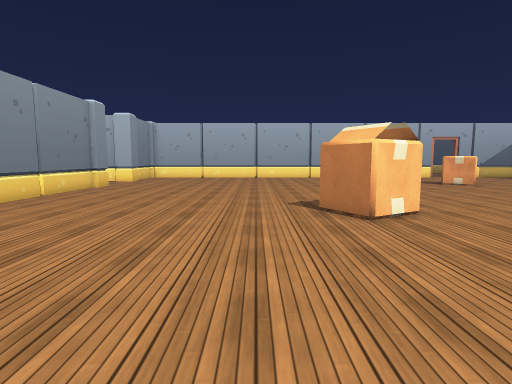
[1] (above)

19 first-person views from a walk through a 3-D level made in the Unity game engine. The camera is 1.3 m above the floor, tilts 6° down and sees 80° across. The floor is counted in squares, 1 m on a side. Each view is taken from the middle of a square. On the plan, view 1 faces up. The plan holds only what a view shows up to about 14 squares ahead; the rest is blank. The place goes on beyond the plan. The player is left out. Some animated figures are not drawn. Some surface patterns are stand-ins.

[2]
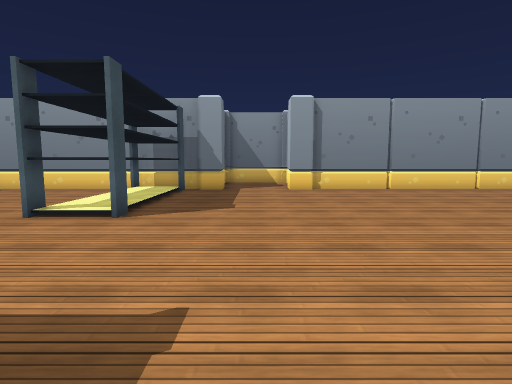

[3]
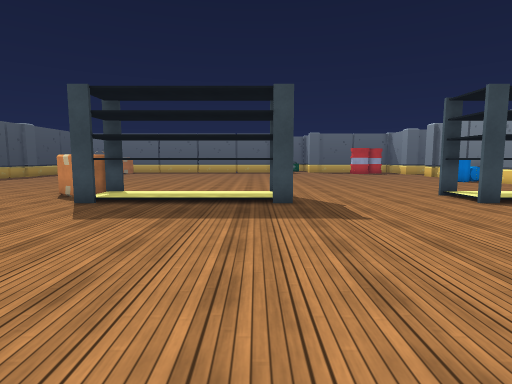

[4]
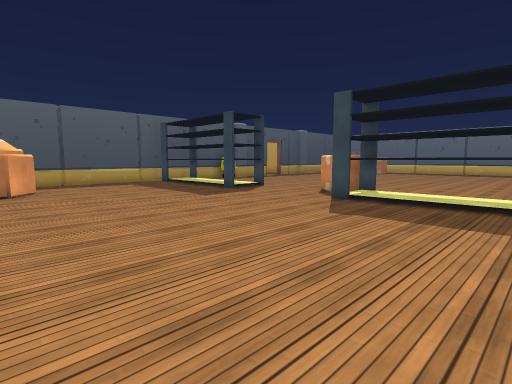

[5]
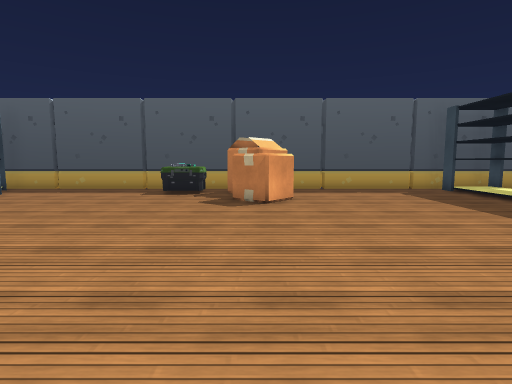

[6]
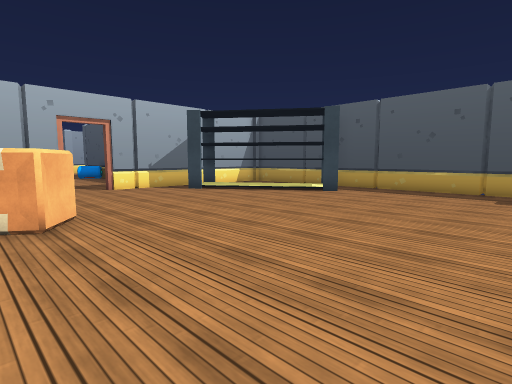

[7]
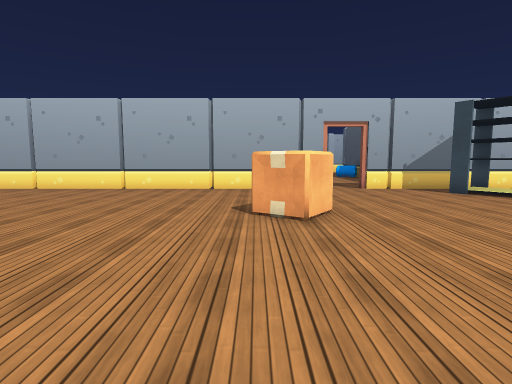

[8]
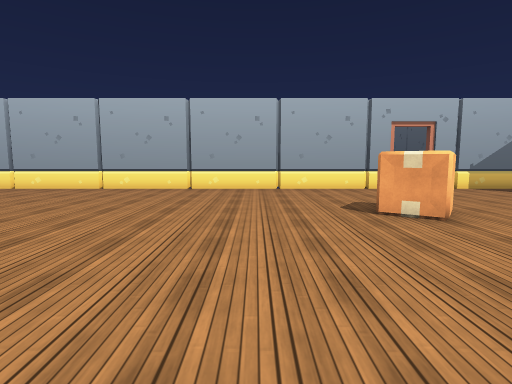

[9]
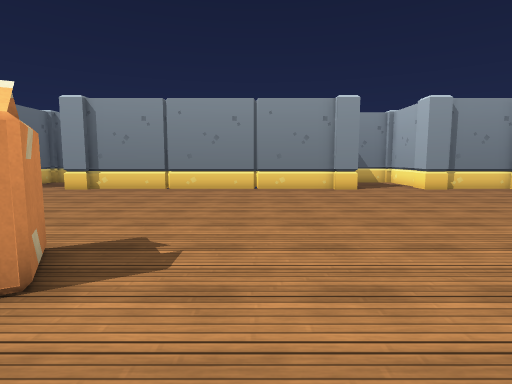

[10]
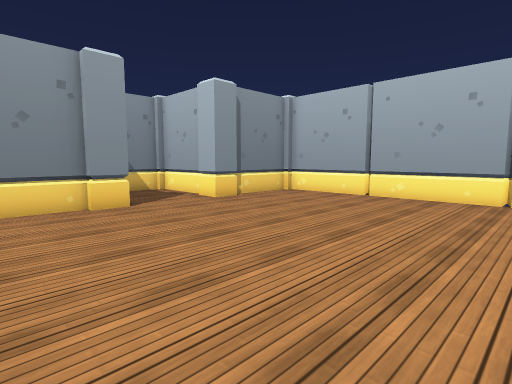

[11]
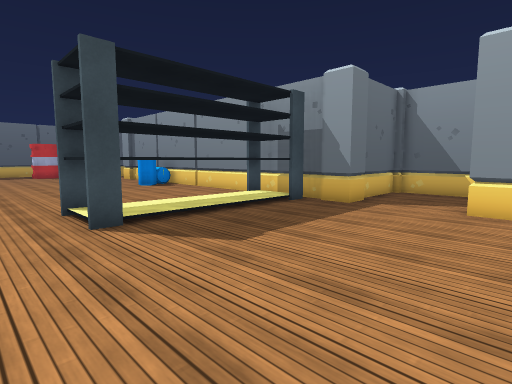

[12]
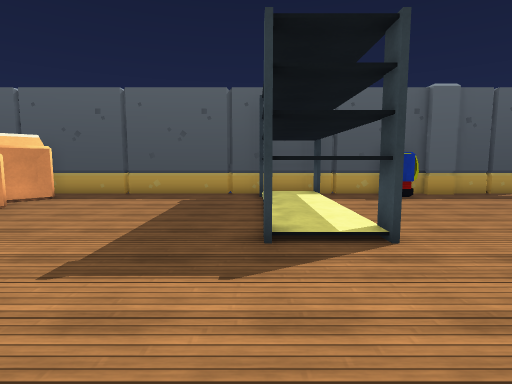

[13]
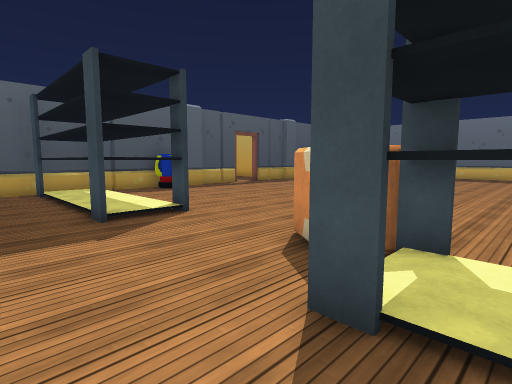

[14]
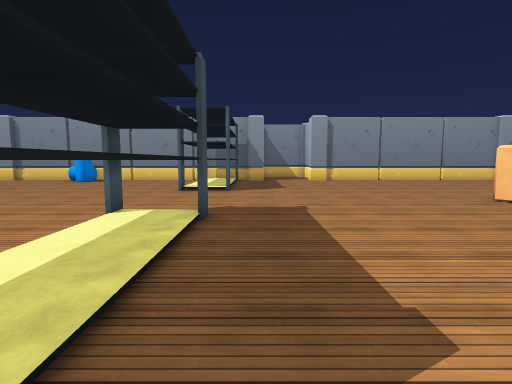

[15]
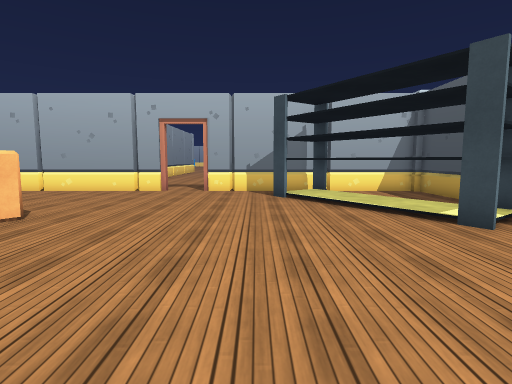

[16]
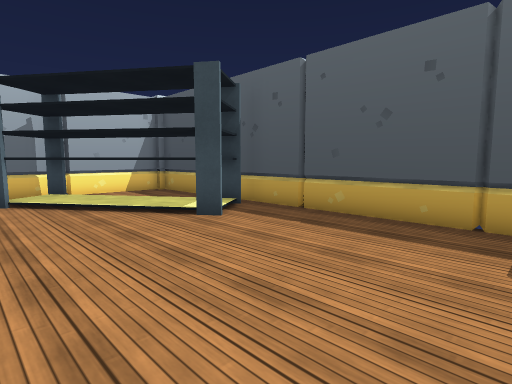

[17]
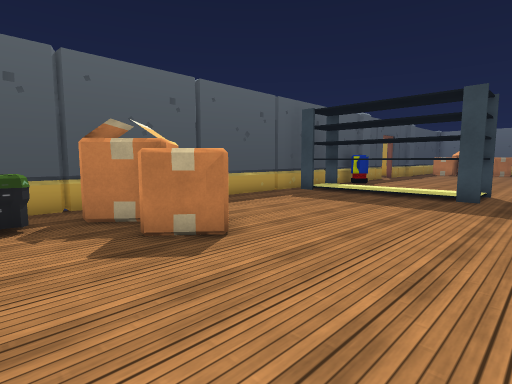

[18]
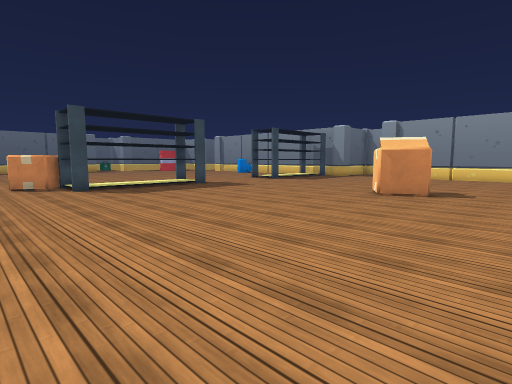

[19]
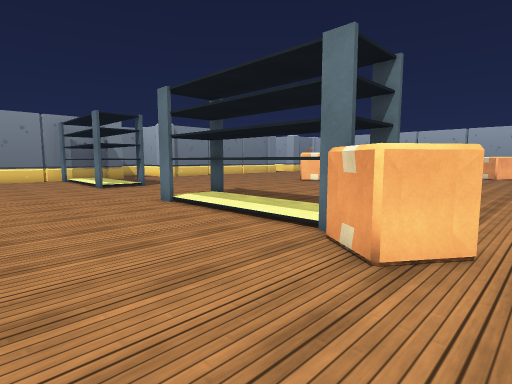

### Floor plan
Key: @ floor where view 1 was taken; # wall or solid block; . floor; O other object.
Columns run from 12 left of view 1 to 24 right of it. Each row starts with its distance up from view 1.
 23     ######################.##########
 22     #..........................OO...#
 21     #.........................OOO...#
 20    ##..........................OOO..#
 19 ####O..........................OOOO.#
 18 #...............................OOO.#
 17 #......................O.........OOO#
 16    ...................OOO........OO.#
 15     O...............................#
 14     #...............................#
 13     #...............................#
 12     #...............................#
 11     #...............................#
 10     #...............................#
  9     #..........O..................O.#
  8     #.........OO..................O.#
  7     #.........OOO...............O.O.#
  6     #..........................OOOOO#
  5     #...........................O.O.#
  4     #...............................#
  3     O...............................#
  2 #...................................#
  1 #...................................#
  0 #...........@.......................#
 -1 ####O...............................#
 -2    ###OOOOO#.....#OOOOOO.....#OOOOO##
 -3     #OOOOOOO.....OOOOOOO.....OOOOOOO#
 -4     #OOOOOOO.....#OOOOOOOO...OOOOOOO#
 -5     #...................OO..........#
 -6     #...............................#
 -7     #..............................O#
 -8     #.... ................  .......O#
 -9     #.... ......    ..... .  .......O

Where each view was taken, in squares from view 1:
view 1: 0 up, 0 right, facing up
view 2: 1 up, 6 right, facing left
view 3: 7 up, 6 right, facing down
view 4: 7 up, 6 right, facing down-right
view 5: 6 up, 10 right, facing right
view 6: 9 up, 10 right, facing up-right
view 7: 9 up, 10 right, facing up
view 8: 9 up, 7 right, facing up
view 9: 11 up, 6 right, facing left
view 10: 12 up, 1 right, facing up-left
view 11: 4 up, 1 right, facing down-left
view 12: 2 down, 12 right, facing right
view 13: 0 up, 10 right, facing down-right
view 14: 1 down, 12 right, facing left
view 15: 10 up, 17 right, facing up
view 16: 10 up, 17 right, facing up-right
view 17: 9 up, 15 right, facing down-right
view 18: 12 up, 15 right, facing down-left
view 19: 9 down, 14 right, facing up-left
